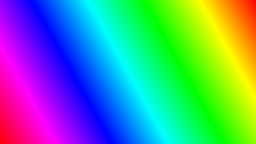
#> input picture test.jpg, 256 x 144 px, shrunk from 1280 x 720 before the run
$ python main.py
#> lines starting #> are read from the running program, lines starting #| are printed output that depends on the picture
### io_utils.py
import os
import shutil
import subprocess
from concurrent.futures import ThreadPoolExecutor
from pathlib import Path

import numpy as np
from PIL import Image


def load_image(path):
#> called with path = 'test.jpg'
    with Image.open(path) as img:
#> img is the input picture: PIL image 256x144 RGB; mean R, G, B 88.1, 148.5, 148.5
        image = np.array(img.convert("RGB"))

    # yuv420p (used when encoding the video) requires even width/height
    height, width = image.shape[:2]
#> height = 144; width = 256
    return image[: height - height % 2, : width - width % 2]


def save_image(image, path):
    Image.fromarray(image.astype(np.uint8), "RGB").save(path)


def save_frames(frames, directory):
    directory = Path(directory)
    if directory.exists():
        shutil.rmtree(directory)
    directory.mkdir(parents=True)

    paths = [directory / f"{i:05d}.png" for i in range(len(frames))]
    with ThreadPoolExecutor(max_workers=os.cpu_count()) as executor:
        list(executor.map(save_image, frames, paths))

    return directory


def compile_video(frame_dir, fps, output_path):
    frame_pattern = str(Path(frame_dir) / "%05d.png")
    subprocess.run(
        [
            "ffmpeg", "-y",
            "-hide_banner", "-loglevel", "error",
            "-framerate", str(fps),
            "-i", frame_pattern,
            "-pix_fmt", "yuv420p",
            str(output_path),
        ],
        check=True,
    )
    return output_path

### partitions.py
import random

import numpy as np


def _grid_shape(image, segment_size):
#> called with segment_size = 10
    height, width = image.shape[:2]
#> height = 144; width = 256
    cols = width // segment_size
#> cols = 25
    rows = height // segment_size
#> rows = 14
    return cols, rows


def create_index_list(image, segment_size):
    cols, rows = _grid_shape(image, segment_size)
#> cols = 25; rows = 14
    if cols == 0 or rows == 0:
        height, width = image.shape[:2]
        raise ValueError(
            f"segment_size ({segment_size}) is larger than the image ({width}x{height})"
        )
    return list(range(cols * rows))


def shuffle_index_list(index_list):
    shuffled = index_list.copy()
#> shuffled = 350 values from 0 to 349
    random.shuffle(shuffled)
    return shuffled


def reconstruct_image(image, index_list, segment_size):
    cols, rows = _grid_shape(image, segment_size)
    output = np.zeros_like(image)

    for position, source_index in enumerate(index_list):
        destination_y, destination_x = position // cols, position % cols
        source_y, source_x = source_index // cols, source_index % cols

        destination_cell = output[
            destination_y * segment_size:(destination_y + 1) * segment_size,
            destination_x * segment_size:(destination_x + 1) * segment_size,
        ]
        source_cell = image[
            source_y * segment_size:(source_y + 1) * segment_size,
            source_x * segment_size:(source_x + 1) * segment_size,
        ]
        destination_cell[:] = source_cell

    return output

### sorting.py
# [14 lines left out: function bubble_sort_steps, not called in this run]


def insertion_sort_steps(values):
    values = values.copy()
    n = len(values)

    for i in range(1, n):
        key = values[i]
        j = i - 1
        while j >= 0 and values[j] > key:
            values[j + 1] = values[j]
            j -= 1
            # yields the live list, callers must copy it themselves
            yield values
        values[j + 1] = key
        yield values


# [14 lines left out: function selection_sort_steps, not called in this run]


def quick_sort_steps(values):
    values = values.copy()
    yield from _quick_sort(values, 0, len(values) - 1)


# [19 lines left out: functions _quick_sort, _partition, not called in this run]


def merge_sort_steps(values):
    values = values.copy()
    yield from _merge_sort(values, 0, len(values) - 1)


# [130 lines left out: functions _merge_sort, _merge, heap_sort_steps, _sift_down, shaker_sort_steps, comb_sort_steps and 1 more, not called in this run]


def _flip(values, k):
    values[:k + 1] = values[:k + 1][::-1]


# [31 lines left out: functions radix_sort_steps, _counting_sort_by_digit, not called in this run]

### main.py
import argparse
import time
from contextlib import contextmanager
from pathlib import Path

import numpy as np

from io_utils import compile_video, load_image, save_frames
from partitions import create_index_list, reconstruct_image, shuffle_index_list
from sorting import (
    bubble_sort_steps,
    comb_sort_steps,
    heap_sort_steps,
    insertion_sort_steps,
    merge_sort_steps,
    pancake_sort_steps,
    quick_sort_steps,
    radix_sort_steps,
    selection_sort_steps,
    shaker_sort_steps,
)

# Names of sorting algorithms accepted on the command line
SORT_ALGORITHMS = [
    "bubble",
    "comb",
    "heap",
    "insertion",
    "merge",
    "pancake",
    "quick",
    "radix",
    "selection",
    "shaker",
]

SORT_ALGORITHM_FUNCS = {
    "bubble": bubble_sort_steps,
    "comb": comb_sort_steps,
    "heap": heap_sort_steps,
    "insertion": insertion_sort_steps,
    "merge": merge_sort_steps,
    "pancake": pancake_sort_steps,
    "quick": quick_sort_steps,
    "radix": radix_sort_steps,
    "selection": selection_sort_steps,
    "shaker": shaker_sort_steps,
}

FRAMES_DIR = Path("output")


@contextmanager
def timed(label):
    start = time.perf_counter()
    yield
    print(f"{label}: {time.perf_counter() - start:.2f}s")


def parse_args():
    parser = argparse.ArgumentParser(
        description="Visualize sorting algorithms by sorting image pixel segments."
    )
    parser.add_argument(
        "-i", "--image",
        type=str,
        default="test.jpg",
        help="Path to the input image (Default: test.png)",
    )
    parser.add_argument(
        "-a", "--algorithm",
        type=str,
        choices=SORT_ALGORITHMS,
        default="insertion",
        help="Sorting algorithm to visualize (Default: insertion)",
    )
    parser.add_argument(
        "-s", "--segment-size",
        type=int,
        default=10,
        help="Size in pixels of each segment/partition to sort (Default: 10)",
    )
    parser.add_argument(
        "-l", "--length",
        type=float,
        default=5.0,
        help="Length of the output video in seconds (Default: 5)",
    )
    parser.add_argument(
        "-f", "--fps",
        type=int,
        default=30,
        help="Framerate of the output video (Default: 30)",
    )
    parser.add_argument(
        "-o", "--output",
        type=str,
        default=None,
        help="Path to the output video (Default: <algorithm>.mp4)",
    )
    args = parser.parse_args()
    if args.segment_size <= 0:
        parser.error("--segment-size must be a positive integer")
    return args


def sort_image_steps(image, algorithm, segment_size, target_frame_count):
    if algorithm not in SORT_ALGORITHM_FUNCS:
        raise NotImplementedError(f"Sorting algorithm '{algorithm}' is not implemented yet")

    shuffled = shuffle_index_list(create_index_list(image, segment_size))
#> shuffled = 350 values, max 349 at index 275, min 0 at index 305, mean 174.5

    # Single-pass, evenly-spaced sampling of a stream whose length we don't know ahead of time.
    # The reservoir is oversampled beyond target_frame_count, resample_steps() then trims it down exactly
    buffer_capacity = target_frame_count * 2
    index_steps = [shuffled.copy()]
    interval = 1
    step_count = 0
    state = shuffled
#> state has the same summary as shuffled

    for state in SORT_ALGORITHM_FUNCS[algorithm](shuffled):
        step_count += 1
        if step_count % interval == 0:
            index_steps.append(state.copy())
            if len(index_steps) >= buffer_capacity:
                index_steps = index_steps[0::2]
                interval *= 2
#> after the loop, index_steps = 242 items; interval = 128; step_count = 30938

    if index_steps[-1] != state:
        index_steps.append(state.copy())

    return resample_steps(index_steps, target_frame_count)


def resample_steps(steps, target_frame_count):
#> called with target_frame_count = 150
    indices = np.round(np.linspace(0, len(steps) - 1, target_frame_count)).astype(int)
#> indices = 150 values from 0 to 242
    return [steps[i] for i in indices]


def render_frames(image, index_steps, segment_size):
    return [reconstruct_image(image, step, segment_size) for step in index_steps]


def main():
    args = parse_args()
    target_frame_count = max(1, round(args.length * args.fps))
    video_path = Path(args.output) if args.output else Path(f"{args.algorithm}.mp4")

    with timed("Loading image"):
        image = load_image(args.image)

    with timed("Sorting"):
        index_steps = sort_image_steps(image, args.algorithm, args.segment_size, target_frame_count)
#> index_steps = 150 items

    with timed("Rendering frames"):
        frames = render_frames(image, index_steps, args.segment_size)
#> in reconstruct_image, `cols, rows = _grid_shape(image, segment_size)`: cols = 25; rows = 14
#> the loop in reconstruct_image, `for position, source_index in enumerate(index_list):` made 350 passes
#> (destination_y, destination_x, source_y, source_x) on passes 1 to 3: (0, 0, 7, 1), (0, 1, 7, 21), (0, 2, 7, 15)
#> the loop in reconstruct_image (call 2), `for position, source_index in enumerate(index_list):` made 350 passes
#> (destination_y, destination_x, source_y, source_x) on passes 1 to 3: (0, 0, 0, 2), (0, 1, 1, 1), (0, 2, 1, 11)

    with timed("Saving frames"):
        save_frames(frames, FRAMES_DIR)
#> in save_image (call 27), `Image.fromarray(image.astype(np.uint8), "RGB").save(path)`:
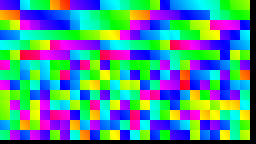
#> saved as 00026.png: PIL image 256x144 RGB; mean R, G, B 80.2, 141.6, 143.9
#> in save_image (call 30), `Image.fromarray(image.astype(np.uint8), "RGB").save(path)`:
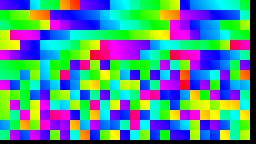
#> saved as 00029.png: PIL image 256x144 RGB; mean R, G, B 80.2, 141.4, 143.6
#> in save_image (call 32), `Image.fromarray(image.astype(np.uint8), "RGB").save(path)`:
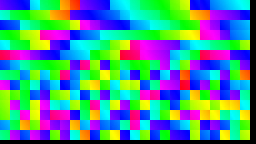
#> saved as 00031.png: PIL image 256x144 RGB; mean R, G, B 80.2, 140.7, 144.5
#> in save_image (call 35), `Image.fromarray(image.astype(np.uint8), "RGB").save(path)`:
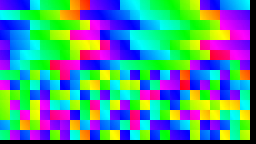
#> saved as 00034.png: PIL image 256x144 RGB; mean R, G, B 80.9, 141.3, 143.4
#> in save_image (call 37), `Image.fromarray(image.astype(np.uint8), "RGB").save(path)`:
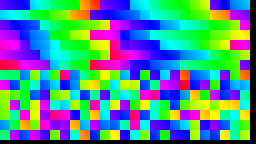
#> saved as 00036.png: PIL image 256x144 RGB; mean R, G, B 80.5, 140.7, 144.3
#> in save_image (call 38), `Image.fromarray(image.astype(np.uint8), "RGB").save(path)`:
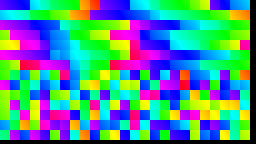
#> saved as 00037.png: PIL image 256x144 RGB; mean R, G, B 80.2, 141.1, 144.3
#> in save_image (call 40), `Image.fromarray(image.astype(np.uint8), "RGB").save(path)`:
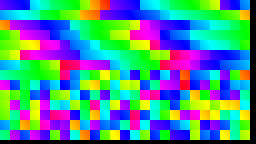
#> saved as 00039.png: PIL image 256x144 RGB; mean R, G, B 80.5, 141.4, 143.9

    with timed("Compiling video"):
        compile_video(FRAMES_DIR, args.fps, video_path)


if __name__ == "__main__":
    main()
